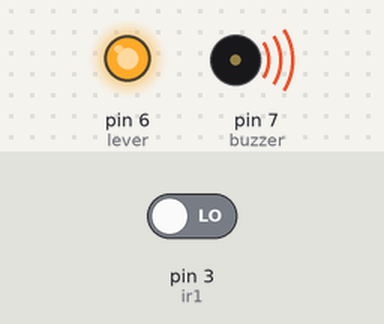
This sketch was run on a simulated Arduino Uno, built with avr-gcc and run on an emulated ATmega328P. Parts: output pins drawn as LEDs (lit = HIGH), buzzer (waves = sounding, pin HIGH). The inputs (shaded band) are chosen by the test bench; at power-on: pin 3 (ir1) LOW.

Above: at 1.0 s.
At 3.0 s:
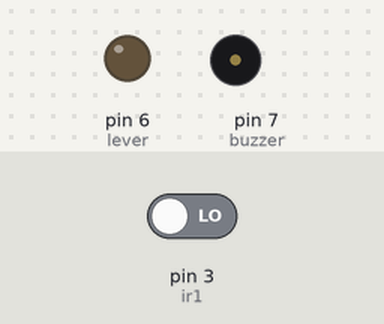
Timing chart, 0 to 5.2 s (numbered marks = the images above):
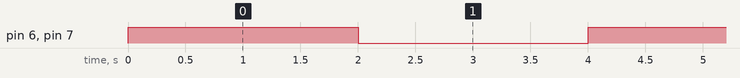

The sketch:

ESDProject.ino
```cpp
int buzzer = 7; // siren
int lever = 6;  // the mechanical lever used in rail crossings
int ir1 = 3;
int ir2 = 4;
int ir3 = 5;

void setup() {
  pinMode (ir1, INPUT);
  pinMode (ir2, INPUT);
  pinMode (ir3, INPUT);
  pinMode (lever, OUTPUT);
  pinMode (buzzer, OUTPUT);
}

void loop() {

  //Serial.begin(9600);
  //Serial.println(digitalRead(ir1));
  //Serial.println(digitalRead(ir1) + digitalRead(ir2) + digitalRead(ir3));

  if (digitalRead(ir1) == HIGH && digitalRead(ir2) == HIGH && digitalRead(ir3) == HIGH)
  {
    tone(lever, 85); //this will be replcaed with lever on-off
    tone(buzzer, 85); //this triggers the siren
    delay(1000);
    noTone(lever);
    noTone(buzzer);
    delay(1000);
    // show warning sign in lcd
  }
  else
  {
    digitalWrite(buzzer, HIGH);
    digitalWrite(lever, HIGH);
    delay(2000);
    digitalWrite(buzzer, LOW);
    digitalWrite(lever, LOW);
    delay(2000);
    //show time/date/others in display

  }

}
```

Measured:
- by itself, pin 6 (lever), pin 7 (buzzer): alternates HIGH for 2.0 s and LOW for 2.0 s
